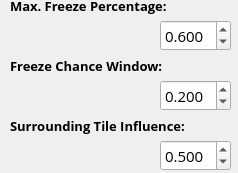
        <widget class="QWidget" name="mpIceCaps">
         <property name="geometry">
          <rect>
           <x>0</x>
           <y>0</y>
           <width>238</width>
           <height>173</height>
          </rect>
         </property>
         <attribute name="label">
          <string>Ice Caps</string>
         </attribute>
         <widget class="QLabel" name="label_65">
          <property name="geometry">
           <rect>
            <x>10</x>
            <y>50</y>
            <width>171</width>
            <height>31</height>
           </rect>
          </property>
          <property name="font">
           <font>
            <family>Open Sans</family>
            <pointsize>10</pointsize>
            <weight>75</weight>
            <bold>true</bold>
           </font>
          </property>
          <property name="text">
           <string>Freeze Chance Window:</string>
          </property>
         </widget>
         <widget class="QLabel" name="label_66">
          <property name="geometry">
           <rect>
            <x>10</x>
            <y>110</y>
            <width>191</width>
            <height>31</height>
           </rect>
          </property>
          <property name="font">
           <font>
            <family>Open Sans</family>
            <pointsize>10</pointsize>
            <weight>75</weight>
            <bold>true</bold>
           </font>
          </property>
          <property name="text">
           <string>Surrounding Tile Influence:</string>
          </property>
         </widget>
         <widget class="QLabel" name="label_67">
          <property name="geometry">
           <rect>
            <x>10</x>
            <y>-10</y>
            <width>181</width>
            <height>31</height>
           </rect>
          </property>
          <property name="font">
           <font>
            <family>Open Sans</family>
            <pointsize>10</pointsize>
            <weight>75</weight>
            <bold>true</bold>
           </font>
          </property>
          <property name="text">
           <string>Max. Freeze Percentage:</string>
          </property>
         </widget>
         <widget class="QDoubleSpinBox" name="spnMFP">
          <property name="geometry">
           <rect>
            <x>160</x>
            <y>20</y>
            <width>71</width>
            <height>31</height>
           </rect>
          </property>
          <property name="font">
           <font>
            <family>Open Sans</family>
            <pointsize>11</pointsize>
           </font>
          </property>
          <property name="decimals">
           <number>3</number>
          </property>
          <property name="maximum">
           <double>1.000000000000000</double>
          </property>
          <property name="singleStep">
           <double>0.100000000000000</double>
          </property>
          <property name="value">
           <double>0.600000000000000</double>
          </property>
         </widget>
         <widget class="QDoubleSpinBox" name="spnFCW">
          <property name="geometry">
           <rect>
            <x>160</x>
            <y>80</y>
            <width>71</width>
            <height>31</height>
           </rect>
          </property>
          <property name="font">
           <font>
            <family>Open Sans</family>
            <pointsize>11</pointsize>
           </font>
          </property>
          <property name="decimals">
           <number>3</number>
          </property>
          <property name="maximum">
           <double>1.000000000000000</double>
          </property>
          <property name="singleStep">
           <double>0.100000000000000</double>
          </property>
          <property name="value">
           <double>0.200000000000000</double>
          </property>
         </widget>
         <widget class="QDoubleSpinBox" name="spnSTI">
          <property name="geometry">
           <rect>
            <x>160</x>
            <y>140</y>
            <width>71</width>
            <height>31</height>
           </rect>
          </property>
          <property name="font">
           <font>
            <family>Open Sans</family>
            <pointsize>11</pointsize>
           </font>
          </property>
          <property name="decimals">
           <number>3</number>
          </property>
          <property name="maximum">
           <double>1.000000000000000</double>
          </property>
          <property name="singleStep">
           <double>0.100000000000000</double>
          </property>
          <property name="value">
           <double>0.500000000000000</double>
          </property>
         </widget>
        </widget>
